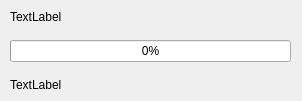
<?xml version="1.0" encoding="UTF-8"?>
<ui version="4.0">
 <class>Dialog</class>
 <widget class="QDialog" name="Dialog">
  <property name="geometry">
   <rect>
    <x>0</x>
    <y>0</y>
    <width>302</width>
    <height>101</height>
   </rect>
  </property>
  <property name="windowTitle">
   <string>正在处理，请等待</string>
  </property>
  <widget class="QWidget" name="verticalLayoutWidget">
   <property name="geometry">
    <rect>
     <x>10</x>
     <y>0</y>
     <width>281</width>
     <height>101</height>
    </rect>
   </property>
   <layout class="QVBoxLayout" name="vlayout">
    <item>
     <widget class="QLabel" name="task_label">
      <property name="font">
       <font>
        <pointsize>9</pointsize>
       </font>
      </property>
      <property name="text">
       <string>TextLabel</string>
      </property>
     </widget>
    </item>
    <item>
     <widget class="QProgressBar" name="progressBar">
      <property name="minimumSize">
       <size>
        <width>0</width>
        <height>0</height>
       </size>
      </property>
      <property name="value">
       <number>0</number>
      </property>
     </widget>
    </item>
    <item>
     <widget class="QLabel" name="status_label">
      <property name="text">
       <string>TextLabel</string>
      </property>
     </widget>
    </item>
   </layout>
  </widget>
 </widget>
 <resources/>
 <connections/>
</ui>
